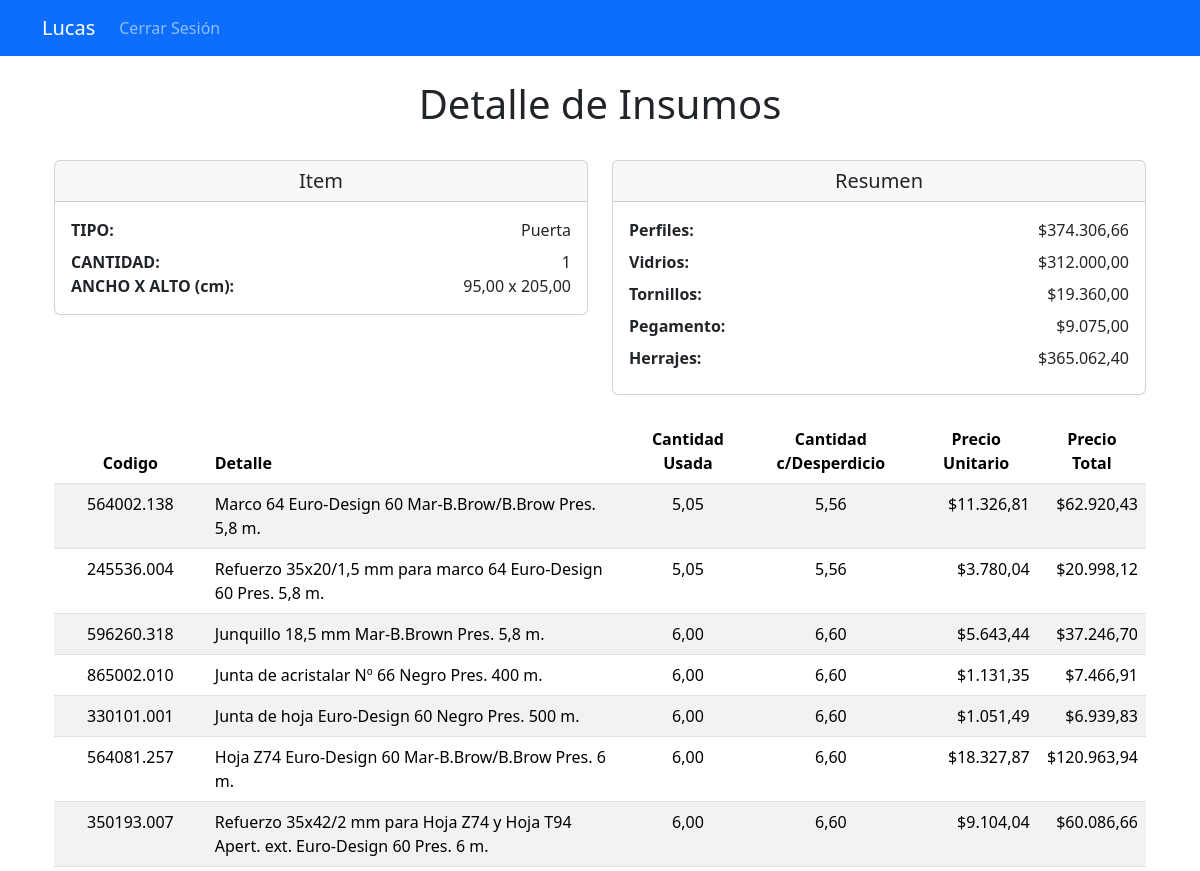
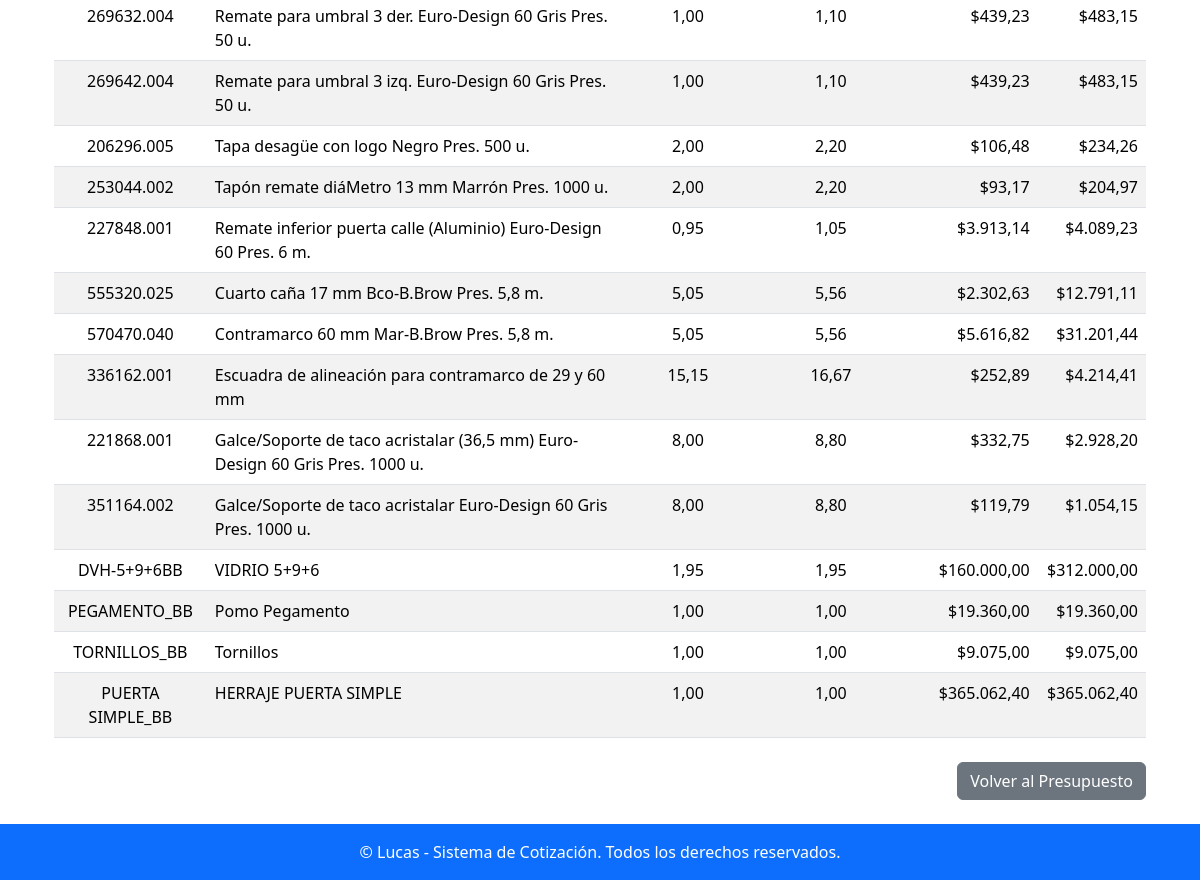
Page /item/58/detalle_insumos/ (signed in) on the committed database (2 pictures, top to bottom).
### apps/presupuestos/models.py (models this page shows, shortened)
class Item(models.Model):
    presupuesto = models.ForeignKey(Presupuesto, related_name='items', on_delete=models.CASCADE)  # Relación con el presupuesto
    cantidad = models.PositiveIntegerField()  # Cantidad del ítem
    ancho = models.DecimalField(max_digits=10, decimal_places=2, null=True, blank=True)  # Ancho en unidades
    alto = models.DecimalField(max_digits=10, decimal_places=2, null=True, blank=True)  # Alto en unidades
    ancho_hoja = models.DecimalField(max_digits=10, decimal_places=2, null=True, blank=True)  # Ancho de hoja en unidades
    alto_lama = models.DecimalField(max_digits=10, decimal_places=2, null=True, blank=True)
    tipo = models.ForeignKey(Tipo, on_delete=models.CASCADE)  # Tipo de ítem (ventana, puerta, etc.)
    color = models.ForeignKey(Color, on_delete=models.CASCADE)  # Color del ítem
    revestimiento = models.ForeignKey(Revestimiento, on_delete=models.CASCADE)  # Tipo de revestimiento
    desperdicio = models.DecimalField(max_digits=5, decimal_places=2, default=0.0)  # Porcentaje de desperdicio

class Tipo(models.Model):
    numero = models.IntegerField(unique=True)  # Número identificador del tipo
    detalle = models.CharField(max_length=100)  # Descripción del tipo

class TipoInsumo(models.Model):
    nombre = models.CharField(max_length=50, unique=True)  # Nombre del tipo de insumo (por ejemplo, 'Material', 'Herramienta')

class Insumo(models.Model):
    codigo = models.CharField(max_length=50)  # Código único del insumo
    descripcion = models.TextField()  # Descripción del insumo
    precio = models.DecimalField(max_digits=10, decimal_places=2)  # Precio por unidad
    unidad_medida = models.CharField(max_length=50)  # Unidad de medida (por ejemplo, METRO)
    color = models.ForeignKey(Color, null=True, blank=True, on_delete=models.SET_NULL)  # Color asociado, si aplica
    formula = models.TextField()  # Fórmula para calcular la cantidad del insumo
    tipo_insumo = models.ForeignKey(TipoInsumo, on_delete=models.CASCADE, null=True, blank=True)  # Relación con TipoInsumo

### apps/presupuestos/views.py (the view)
# urls.py: path('item/<int:item_id>/detalle_insumos/', presupuestos_views.detalle_insumos, name='detalle_insumos'),
@login_required
def detalle_insumos(request, item_id):
    item = get_object_or_404(Item, id=item_id)
    detalles = (
        DetalleInsumo.objects.filter(item=item)
        .values(
            'insumo__codigo',  # Código del insumo
            'insumo__descripcion',  # Descripción del insumo
            'cantidad_usada',  # Cantidad usada
            'precio_unitario',  # Precio unitario
        )
        .annotate(
            cantidad_desperdicio=Case(
                When(insumo__tipo_insumo__id=1, then=ExpressionWrapper(
                    F('cantidad_usada') * ((F('item__desperdicio') / 100.0) + 1.0),
                    output_field=DecimalField(max_digits=10, decimal_places=2)
                )),
                default=F('cantidad_usada'),
                output_field=DecimalField(max_digits=10, decimal_places=2)
            ),
            precio_total = ExpressionWrapper(
                F('cantidad_desperdicio') * F('precio_unitario'),
                output_field=DecimalField(max_digits=10, decimal_places=2)
            )
        )
        .order_by('id')  # Orden por ID del detalle
    )
    resumen_tipo_insumo = (
        DetalleInsumo.objects.filter(item=item)
        .values('insumo__tipo_insumo__nombre')
        .annotate(total_valor=Sum('precio_total'))
        .order_by('insumo__tipo_insumo__id')
    )
    return render(request, 'detalle_insumos.html', {
        'item': item,
        'detalles': detalles,  # Incluye los detalles con cantidad_desperdicio y precio_total
        'resumen_tipo_insumo': resumen_tipo_insumo,
    })

### apps/presupuestos/templates/detalle_insumos.html (shortened to what this page needs)
{% extends 'base.html' %}
{% load humanize %}
{% block content %}
<div class="container mt-4">
    <h1 class="text-center">Detalle de Insumos</h1>
    <br>
    <div class="row">
        <div class="col-md-6">
            <div class="card">
                <div class="card-header">
                    <h5 class="text-center mb-0">Item</h5>
                </div>
                <div class="card-body">
                    <div class="row mb-2">
                        <div class="col-6 text-start fw-bold">TIPO:</div>
                        <div class="col-6 text-end">{{ item.tipo.detalle }}</div>
                    </div>
                    <div class="row">
                        <div class="col-6 text-start fw-bold">CANTIDAD:</div>
                        <div class="col-6 text-end">{{ item.cantidad }}</div>
                    </div>
                    <div class="row">
                        <div class="col-6 text-start fw-bold">ANCHO X ALTO (cm):</div>
                        <div class="col-6 text-end">{{ item.ancho }} x {{ item.alto }}</div>
                    </div>
                </div>
            </div>
        </div>
        <div class="col-md-6">
            <div class="card">
                <div class="card-header">
                    <h5 class="text-center mb-0">Resumen</h5>
                </div>
                <div class="card-body">
                    {% for resumen in resumen_tipo_insumo %}
                        <div class="row mb-2">
                            <div class="col-6 text-start fw-bold">
                                {{ resumen.insumo__tipo_insumo__nombre|default:"Sin Tipo" }}:
                            </div>
                            <div class="col-6 text-end">
                                ${{ resumen.total_valor|floatformat:2|intcomma }}
                            </div>
                        </div>
                    {% endfor %}
                </div>
            </div>
        </div>
    </div>
    <br>
    {% if detalles %}
        <table class="table table-striped">
            <thead class="thead-dark">
                <tr>
                    <th class="text-center" scope="col">Codigo</th>
                    <th class="text-align-left" scope="col">Detalle</th>
                    <th class="text-center" scope="col">Cantidad Usada</th>
                    <th class="text-center" scope="col">Cantidad c/Desperdicio</th>
                    <th class="text-center" scope="col">Precio Unitario</th>
                    <th class="text-center" scope="col">Precio Total</th>
                </tr>
            </thead>
            <tbody>
                {% for detalle in detalles %}
                <tr>
                    <td class="text-center">{{ detalle.insumo__codigo }}</td>
                    <td class="text-align-left">{{ detalle.insumo__descripcion }}</td>
                    <td class="text-center">{{ detalle.cantidad_usada }}</td>
                    <td class="text-center">{{ detalle.cantidad_desperdicio|floatformat:2 }}</td>
                    <td class="text-end">${{ detalle.precio_unitario|intcomma }}</td>
                    <td class="text-end">${{ detalle.precio_total|floatformat:2 }}</td>
                </tr>
                {% endfor %}
            </tbody>
        </table>
    {% else %}
        <p>No hay insumos asociados a este ítem.</p>
    {% endif %}
    <div class="mt-4 d-flex justify-content-end">
        <a href="{% url 'detalle_presupuesto' item.presupuesto.numero %}" class="btn btn-secondary">Volver al Presupuesto</a>
    </div>
</div>
{% endblock %}

### rows in the picture
Item: tipo.detalle "Puerta", cantidad "1", ancho "95,00", alto "205,00"
TipoInsumo: insumo__tipo_insumo__nombre "Perfiles", total_valor "374.306,66"
TipoInsumo: insumo__tipo_insumo__nombre "Vidrios", total_valor "312.000,00"
TipoInsumo: insumo__tipo_insumo__nombre "Pegamento", total_valor "9.075,00"
TipoInsumo: insumo__tipo_insumo__nombre "Herrajes", total_valor "365.062,40"
Insumo: insumo__codigo "564002.138", insumo__descripcion "Marco 64 Euro-Design 60 Mar-B.Brow/B.Brow Pres. 5,8 m.", cantidad_usada "5,05", cantidad_desperdicio "5,56", precio_unitario "11.326,81", precio_total "62.920,43"
Insumo: insumo__codigo "596260.318", insumo__descripcion "Junquillo 18,5 mm Mar-B.Brown Pres. 5,8 m.", cantidad_usada "6,00", cantidad_desperdicio "6,60", precio_unitario "5.643,44", precio_total "37.246,70"
Insumo: insumo__codigo "564081.257", insumo__descripcion "Hoja Z74 Euro-Design 60 Mar-B.Brow/B.Brow Pres. 6 m.", cantidad_usada "6,00", cantidad_desperdicio "6,60", precio_unitario "18.327,87", precio_total "120.963,94"
Insumo: insumo__codigo "555320.025", insumo__descripcion "Cuarto caña 17 mm Bco-B.Brow Pres. 5,8 m.", cantidad_usada "5,05", cantidad_desperdicio "5,56", precio_unitario "2.302,63", precio_total "12.791,11"
Insumo: insumo__codigo "570470.040", insumo__descripcion "Contramarco 60 mm Mar-B.Brow Pres. 5,8 m.", cantidad_usada "5,05", cantidad_desperdicio "5,56", precio_unitario "5.616,82", precio_total "31.201,44"
Insumo: insumo__codigo "DVH-5+9+6BB", insumo__descripcion "VIDRIO 5+9+6", cantidad_usada "1,95", cantidad_desperdicio "1,95", precio_unitario "160.000,00", precio_total "312.000,00"
Insumo: insumo__codigo "PEGAMENTO_BB", insumo__descripcion "Pomo Pegamento", cantidad_usada "1,00", cantidad_desperdicio "1,00", precio_unitario "19.360,00", precio_total "19.360,00"
Insumo: insumo__codigo "TORNILLOS_BB", insumo__descripcion "Tornillos", cantidad_usada "1,00", cantidad_desperdicio "1,00", precio_unitario "9.075,00", precio_total "9.075,00"
Insumo: insumo__codigo "PUERTA SIMPLE_BB", insumo__descripcion "HERRAJE PUERTA SIMPLE", cantidad_usada "1,00", cantidad_desperdicio "1,00", precio_unitario "365.062,40", precio_total "365.062,40"

### other values in the picture
{{ resumen.insumo__tipo_insumo__nombre|default:"Sin Tipo" }} "Tornillos"
{{ resumen.total_valor|floatformat:2|intcomma }} "19.360,00"
{{ detalle.insumo__codigo }} "245536.004" "865002.010" "330101.001" "350193.007" "269632.004" "269642.004" "206296.005" "253044.002" "227848.001" "336162.001" "221868.001" "351164.002"
{{ detalle.insumo__descripcion }} "Refuerzo 35x20/1,5 mm para marco 64 Euro-Design 60 Pres. 5,8 m." "Junta de acristalar Nº 66 Negro Pres. 400 m." "Junta de hoja Euro-Design 60 Negro Pres. 500 m." "Refuerzo 35x42/2 mm para Hoja Z74 y Hoja T94 Apert. ext. Euro-Design 60 Pres. 6 m." "Remate para umbral 3 der. Euro-Design 60 Gris Pres. 50 u." "Remate para umbral 3 izq. Euro-Design 60 Gris Pres. 50 u." "Tapa desagüe con logo Negro Pres. 500 u." "Tapón remate diáMetro 13 mm Marrón Pres. 1000 u." "Remate inferior puerta calle (Aluminio) Euro-Design 60 Pres. 6 m." "Escuadra de alineación para contramarco de 29 y 60 mm" "Galce/Soporte de taco acristalar (36,5 mm) Euro-Design 60 Gris Pres. 1000 u." "Galce/Soporte de taco acristalar Euro-Design 60 Gris Pres. 1000 u."
{{ detalle.cantidad_usada }} "5,05" "6,00" "6,00" "6,00" "1,00" "1,00" "2,00" "2,00" "0,95" "15,15" "8,00" "8,00"
{{ detalle.cantidad_desperdicio|floatformat:2 }} "5,56" "6,60" "6,60" "6,60" "1,10" "1,10" "2,20" "2,20" "1,05" "16,67" "8,80" "8,80"
{{ detalle.precio_unitario|intcomma }} "3.780,04" "1.131,35" "1.051,49" "9.104,04" "439,23" "439,23" "106,48" "93,17" "3.913,14" "252,89" "332,75" "119,79"
{{ detalle.precio_total|floatformat:2 }} "20.998,12" "7.466,91" "6.939,83" "60.086,66" "483,15" "483,15" "234,26" "204,97" "4.089,23" "4.214,41" "2.928,20" "1.054,15"
